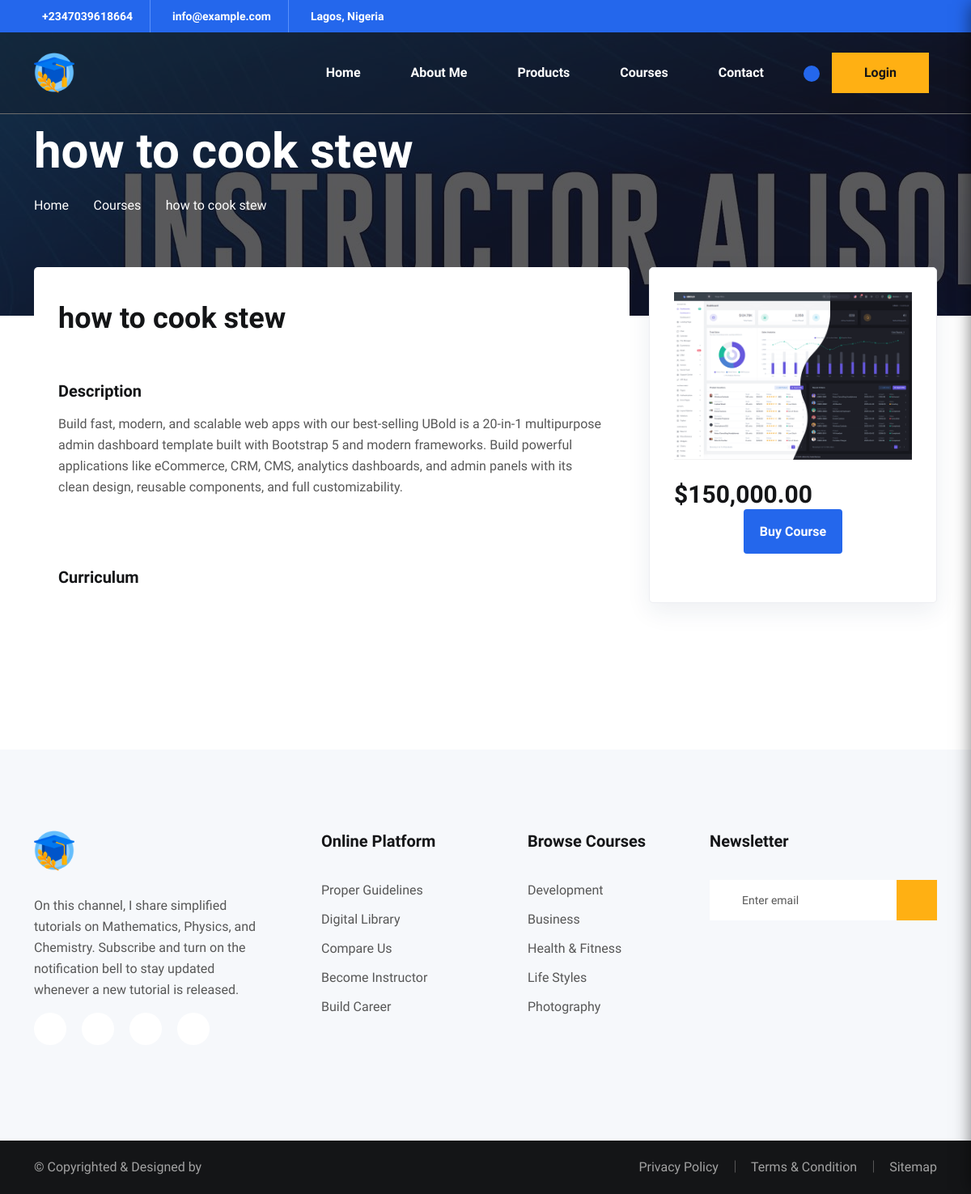
/dashboard/course/1/, run on an earlier commit of the app's database.
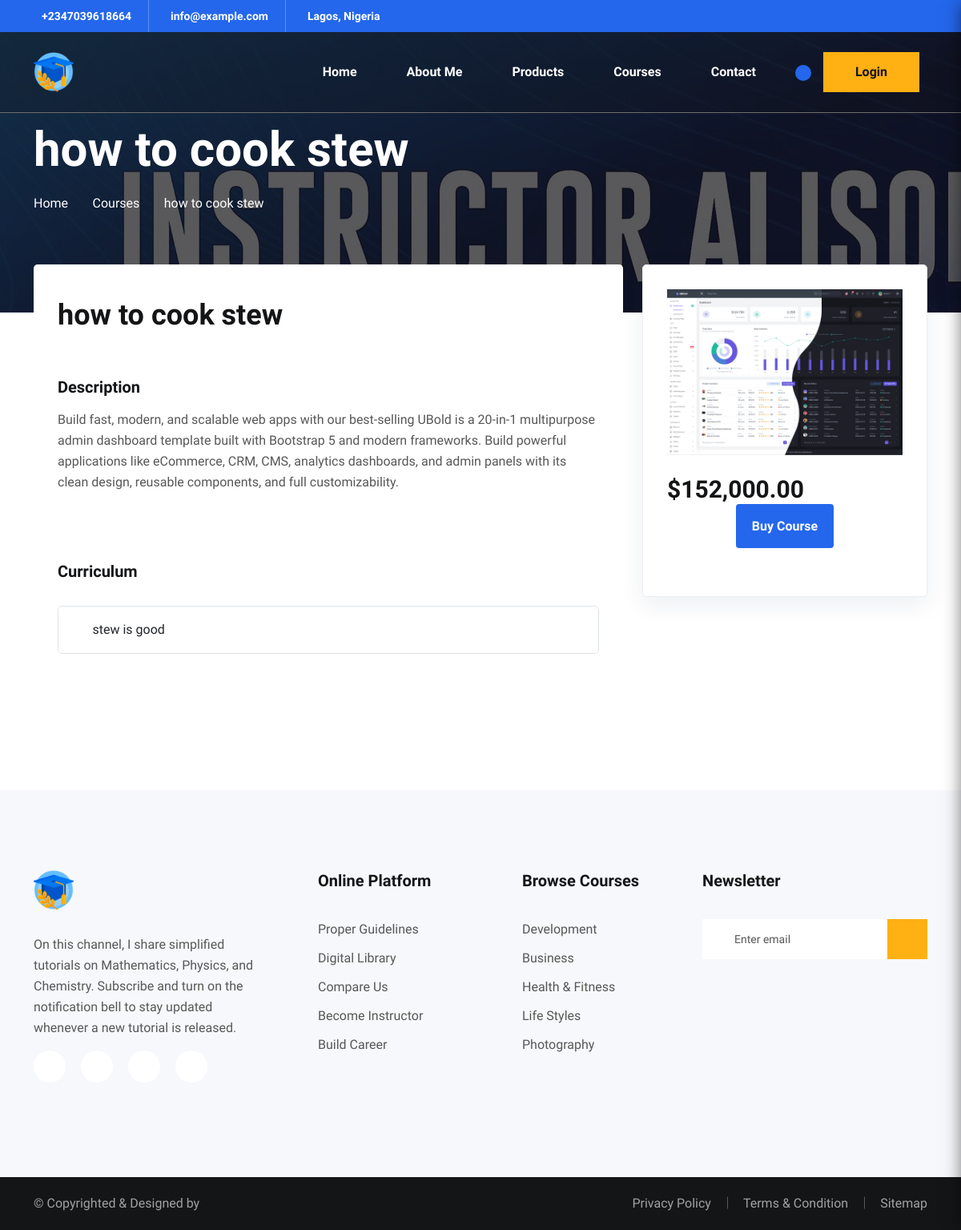
And on a later commit of the database.
### dashboard/models.py (models this page shows, shortened)
class Course(models.Model):
    LEVEL_CHOICES = (
        ('beginner', 'Beginner'),
        ('intermediate', 'Intermediate'),
        ('advanced', 'Advanced'),
    )
    STATUS_CHOICES = (
        ('draft', 'Draft'),
        ('published', 'Published'),
    )
    PRICE_TYPE_CHOICES = (
        ('free', 'Free'),
        ('paid', 'Paid'),
    )
    author = models.ForeignKey(
        User,
        on_delete=models.CASCADE,
        related_name='courses'
    )
    title = models.CharField(max_length=255)
    category = models.ForeignKey(
        'Category',
        on_delete=models.SET_NULL,
        null=True,
        related_name='courses'
    )
    level = models.CharField(
        max_length=20,
        choices=LEVEL_CHOICES,
        default='beginner'
    )
    short_description = models.CharField(max_length=255, blank=True)
    description = models.TextField(blank=True)
    thumbnail = models.FileField(
        upload_to='courses/thumbnails/',
        blank=True,
        null=True
    )
    price_type = models.CharField(
        max_length=10,
        choices=PRICE_TYPE_CHOICES,
        default='free'
    )
    price = models.DecimalField(
        max_digits=8,
        decimal_places=2,
        blank=True,
        null=True
    )
    status = models.CharField(
        max_length=20,
        choices=STATUS_CHOICES,
        default='draft'
    )
    view_count = models.PositiveIntegerField(default=0)
    purchase_count = models.PositiveIntegerField(default=0)
    created_at = models.DateTimeField(auto_now_add=True)
    updated_at = models.DateTimeField(auto_now=True)

class CourseSection(models.Model):
    course = models.ForeignKey(
        Course,
        on_delete=models.CASCADE,
        related_name='sections'
    )
    title = models.CharField(max_length=255)
    order = models.PositiveIntegerField(default=0)
    created_at = models.DateTimeField(auto_now_add=True)
    class Meta:
        ordering = ['order']

### dashboard/views.py (the view)
# urls.py: path("course/<str:course_id>/", views.course_detail, name="course_detail"),
def course_detail(request, course_id):
    course = get_object_or_404(
        Course,
        id=course_id,
        status='published'
    )
    sections = course.sections.prefetch_related('lessons')
    if request.user.is_authenticated:
        view, created = CourseView.objects.get_or_create(
            course=course,
            user=request.user
        )
        if created:
            Course.objects.filter(id=course.id).update(
                view_count=F('view_count') + 1
            )
    else:
        Course.objects.filter(id=course.id).update(
            view_count=F('view_count') + 1
        )
    has_purchased = False
    purchase = None
    if request.user.is_authenticated:
        purchase = CoursePurchase.objects.filter(
            user=request.user,
            course=course,
        ).first()
        has_purchased = purchase is not None
    print(has_purchased)
    return render(request, "course_detail.html", {
        "course": course,
        "sections": sections,
        "has_paid": has_purchased,
        "purchase": purchase,  # optional, useful later
    })

### dashboard/templates/course_detail.html (shortened to what this page needs)
{% extends 'base.html' %}
{% load static %}
{% load humanize %}
{% block content %}
<main>
<div class="hero-arera course-item-height"
     data-background="{% static 'images/slider/course-slider.jpg' %}">
  <div class="container">
    <div class="row">
      <div class="col-xl-12">
        <div class="hero-course-1-text">
          <h2>{{ course.title }}</h2>
        </div>
        <div class="course-title-breadcrumb">
          <nav>
            <ol class="breadcrumb">
              <li class="breadcrumb-item"><a href="{% url 'home' %}">Home</a></li>
              <li class="breadcrumb-item"><a href="{% url 'course_list' %}">Courses</a></li>
              <li class="breadcrumb-item active">{{ course.title }}</li>
            </ol>
          </nav>
        </div>
      </div>
    </div>
  </div>
</div>
<section class="course-detalis-area pb-90">
  <div class="container">
    <div class="row">
      <div class="col-xl-8">
        <div class="course-detalis-wrapper mb-30">
          <h2>{{ course.title }}</h2>
          <div class="course-description pt-45 pb-30">
            <h4>Description</h4>
            <p>{{ course.description|linebreaks }}</p>
          </div>
          <div class="course-curriculum pt-40 pb-50">
            <h4>Curriculum</h4>
            <div class="course-curriculam-accodion mt-30">
              <div class="accordion" id="accordionExample">
                {% for section in sections %}
                <div class="accordion-item">
                  <div class="accordion-header">
                    <button class="accordion-button collapsed"
                            type="button"
                            data-bs-toggle="collapse"
                            data-bs-target="#collapse{{ section.id }}">
                      {{ section.title }}
                    </button>
                  </div>
                </div>
                {% endfor %}
              </div>
            </div>
          </div>
        </div>
      </div>
      <div class="col-xl-4">
        <div class="course-video-widget">
          <div class="course-widget-wrapper">
            <div class="course-video-thumb w-img">
              {% if course.thumbnail %}
                <img src="{{ course.thumbnail.url }}">
              {% else %}
                <img src="{% static 'images/course/default.jpg' %}">
              {% endif %}
            </div>
            <div class="course-video-price">
              {% if course.price_type == 'free' %}
                <span>Free</span>
              {% else %}
                <span>${{ course.price|intcomma }}</span>
              {% endif %}
            </div>
            <div class="video-wishlist">
{% if has_paid %}
  <button class="video-cart-btn bg-success" disabled>
    Already Purchased
  </button>
{% else %}
  <a href="{% url 'add_to_cart' course.id %}" class="video-cart-btn">
    {% if course.price_type == 'free' %}
      Enroll Now
    {% else %}
      Buy Course
    {% endif %}
  </a>
{% endif %}
            </div>
          </div>
        </div>
      </div>
    </div>
  </div>
</section>
</main>
{% endblock %}

What changed in the data, as far as the page shows it:
changed Course "how to cook stew": price "150,000.00" → "152,000.00"
added CourseSection: title "stew is good"
